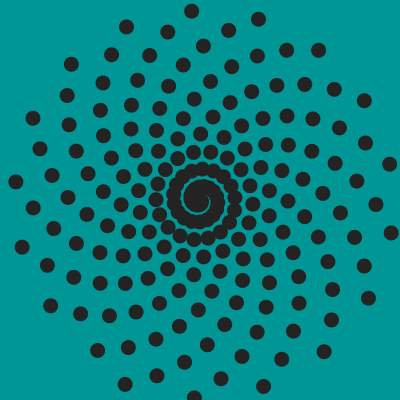
Frame 1 (no input)
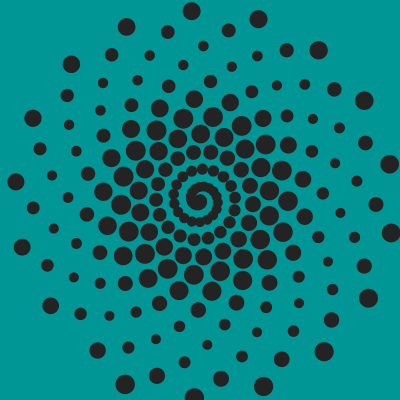
Frame 60 (the mouse pressed at the canvas centre just before this capture)
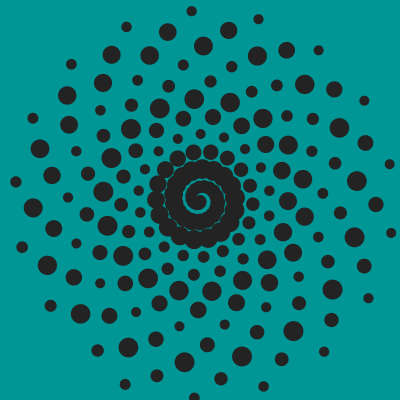
Frame 120 (the mouse held since frame 60 and released just before this capture)

The Processing sketch that drew these frames (run headless with seeded random() and noise(); from frame 60 on, the mouse is pressed at the canvas centre):

// Processing sketch: sketch_113
// ── sketch_113.pde
// fun programming episode #113
// array of objects: hypnotic animation part II

Bug[] orecuho = new Bug[200];

void setup() {
  size(400, 400);
  smooth();
  noStroke();
  fill(35);
  for(int i=0; i<orecuho.length; i++) {
    float x = width/2 + cos(i/2.8) * i;
    float y = height/2 + sin(i/2.8) * i;
    orecuho[i] = new Bug(x, y, 0.20 - (i/1200.0) );
  }
}
void draw() {
  background(0, 150, 150);
  
  for(int i=0; i<orecuho.length; i++) {
    orecuho[i].live();
  }
}

// ── bug.pde
class Bug {
  float x;
  float y;
  
  float t;
  float speed;
   
  Bug(float tx, float ty, float tspeed) {
    x = tx;
    y = ty;
    t = 0;
    speed = tspeed;
  }

  void live() {
    float sz = map(sin(t), -1, 1, 10, 20);
    ellipse(x, y, sz, sz);
    t = t + speed;
  }  
}	
